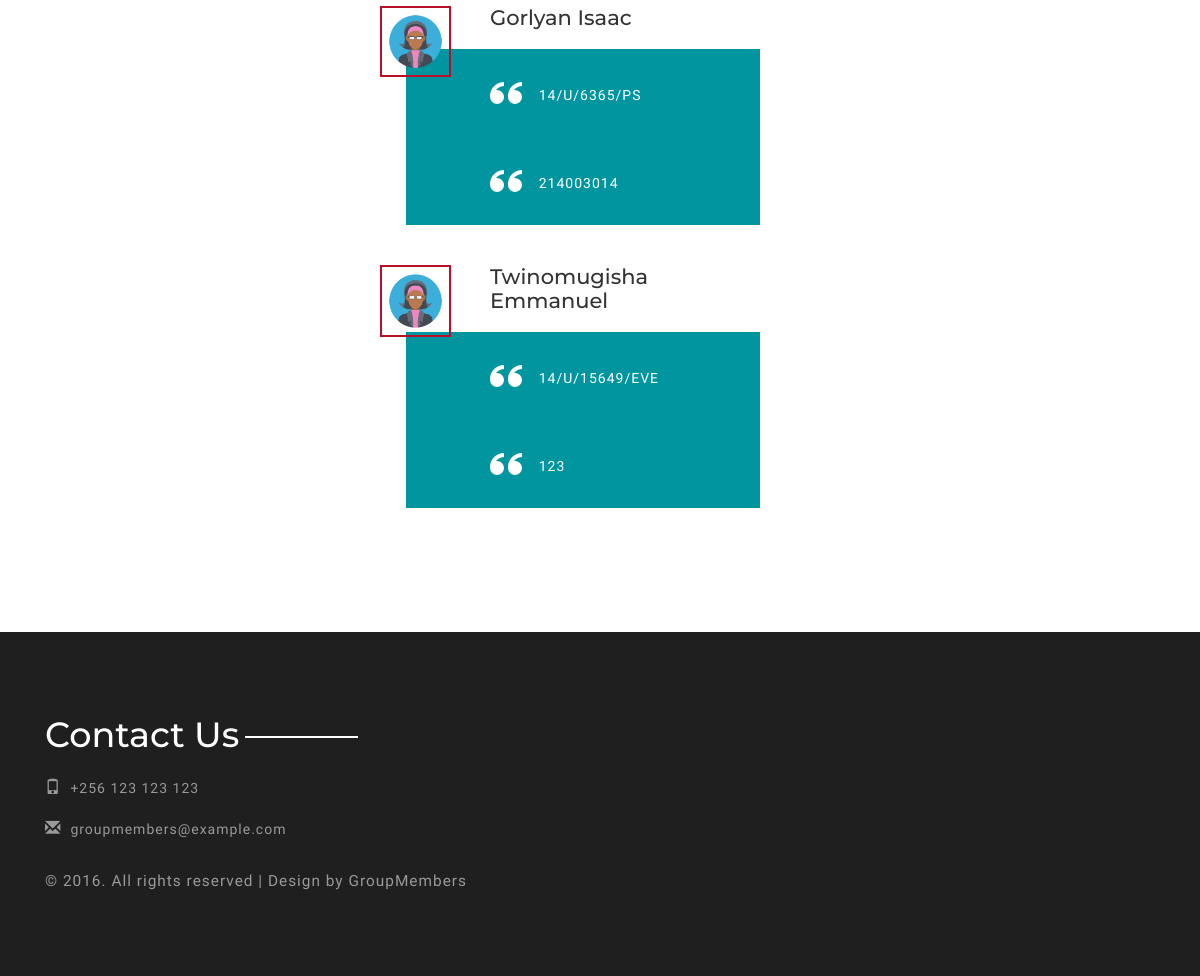
Page /about/ (lower part) on the earlier database version.
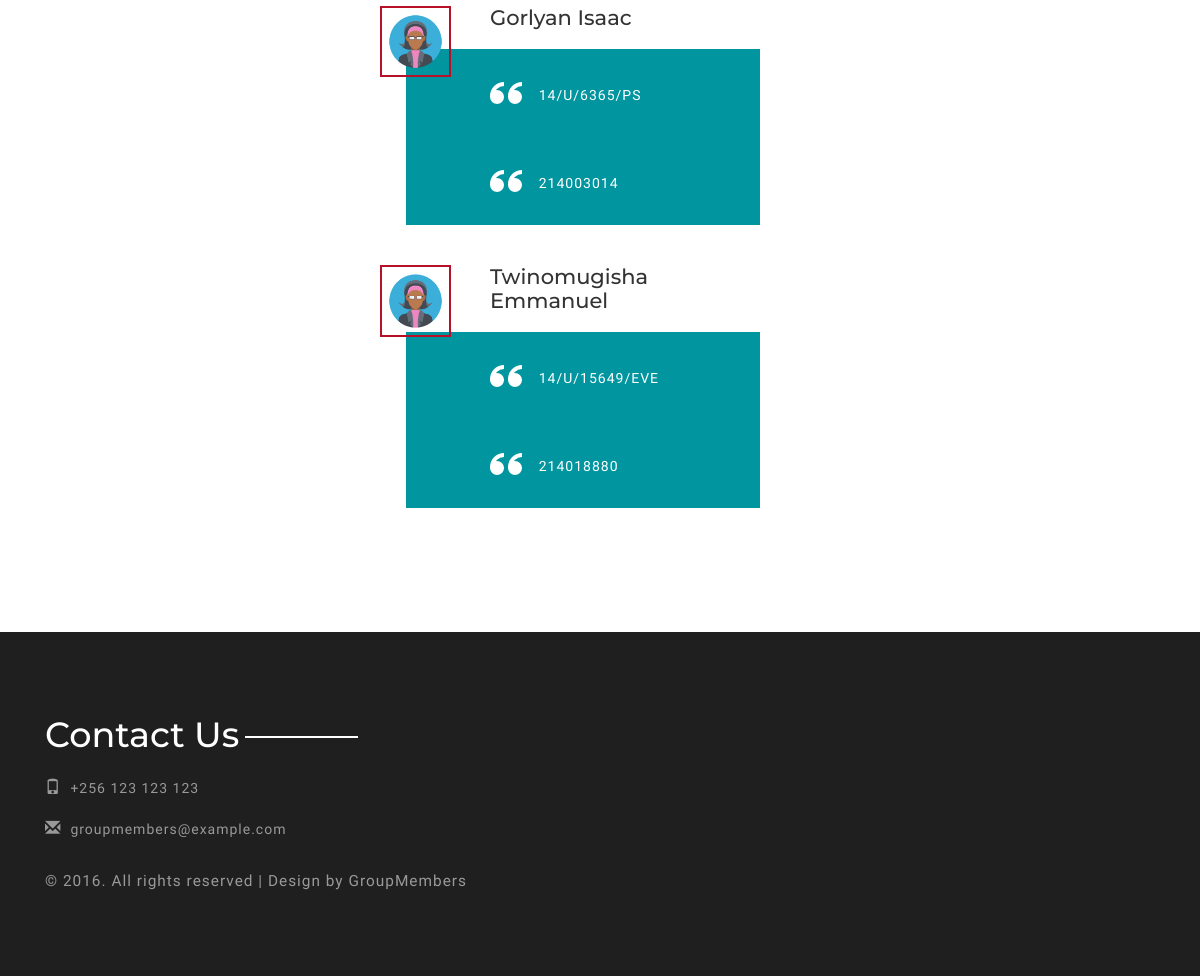
Same page on the later database version.
### myapp/models.py (models this page shows, shortened)
class Member(models.Model):
    name = models.CharField(max_length=200)
    image = models.CharField(max_length=200, null=True, default="images/dsa1.png")
    reg_num = models.CharField(max_length=20)
    student_num = models.IntegerField(null=True, default=12345)

### myapp/views.py (the view)
# urls.py: url(r'^about/', views.about, name='about'),
def about(request):
    members = Member.objects.all()
    return render(request, 'about.html', {
        'members': members
    })

### templates/about.html (shortened to what this page needs)
{% extends 'base2.html' %}
{% load static %}
{% block content %}
    <div class="test">
        <div class="container">
            {% for member in members %}
                <div class=" test-grid-1 dsa-margin">
                    <div class="col-md-6 test-wrapper">
                        <img src="{% static 'images/avatar5.png' %}" alt="" class="img-responsive">
                        <div class="test-grid">
                            <div class="test-gr">
                                <h4>{{ member.name }}</h4>
                                <br>
                            </div>
                            <p>{{ member.reg_num }}</p>
                            <p>{{ member.student_num }}</p>
                        </div>
                    </div>
                    <div class="clearfix"></div>
                </div>
                <br>
                <br>
            {% endfor %}
        </div>
    </div>
{% endblock %}

Differences in the rows shown:
changed Member "Twinomugisha Emmanuel": student_num "123" → "214018880"
